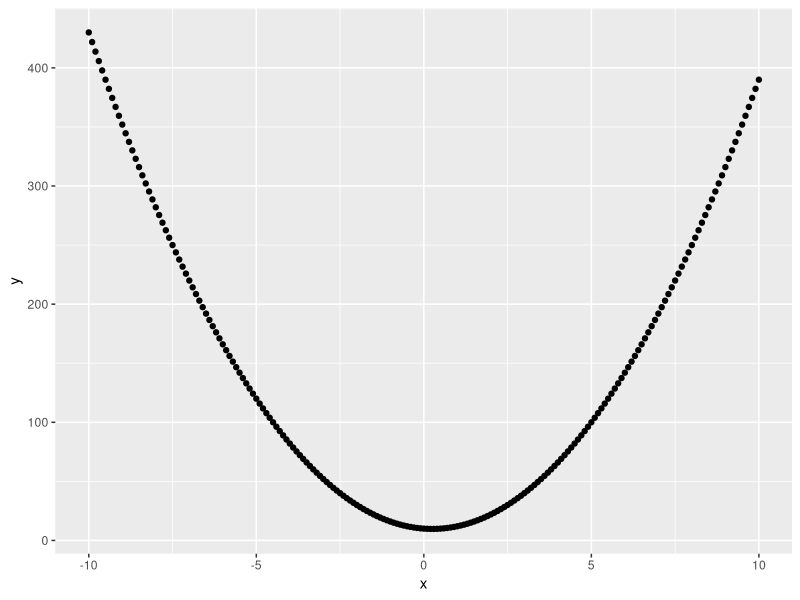

Write the R code that produced this figure. (Note: this script raises an error after producing the figure.)
# code a quadratic equation
# Use the interval [-10,10] for x, and the 
# seq() function to generate the values in steps of 0.1
# Generate the response f(x) by calling sapply()
# Plot the response using qplot()

library(ggplot2)

x<- seq(-10,10,.1)

y <- sapply(x,function(x1,a,b,c){
  # browser()
  a*x1^2+b*x1+c
}, 4, -2, 10)

y1 <- lapply(x,function(x1,a,b,c){
  # browser()
  a*x1^2+b*x1+c
}, 4, -2, 10)

qplot(x,y)
qplot(x,y2)

